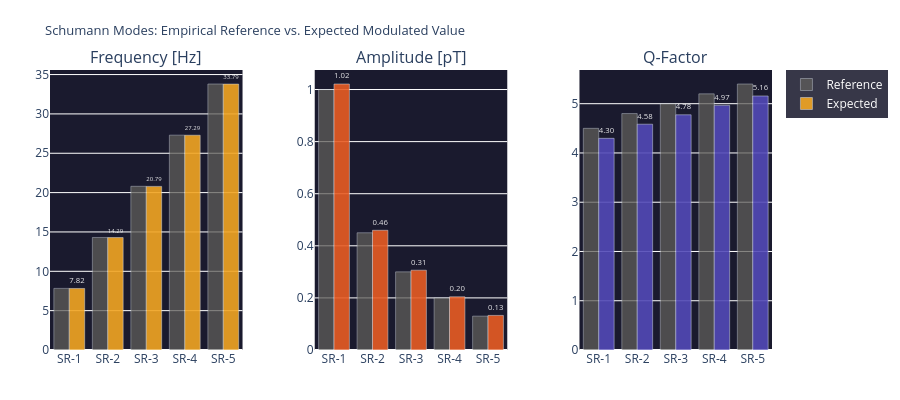

Notebook code cell kept with this figure:
### Code cell
# ============================================================
# THREE-COLUMN COMPARISON PER MODE:
# Frequency | Amplitude | Q-Factor (Ref vs. Expected each)
# ============================================================

fig = make_subplots(
    rows=1, cols=3,
    subplot_titles=['Frequency [Hz]', 'Amplitude [pT]', 'Q-Factor'],
    horizontal_spacing=0.10
)

modes = list(SR_REF.keys())
labels = [f'SR-{n}' for n in modes]

# Frequenz
fig.add_trace(go.Bar(
    name='Reference', x=labels, y=[SR_REF[n]['freq_Hz'] for n in modes],
    marker_color='#5F5E5A', opacity=0.75, showlegend=True
), row=1, col=1)
fig.add_trace(go.Bar(
    name='Expected', x=labels, y=[expected[n]['freq_Hz'] for n in modes],
    marker_color='#F2A623', opacity=0.90,
    text=[f'{expected[n]["freq_Hz"]:.2f}' for n in modes],
    textposition='outside', textfont=dict(color='white', size=9),
    showlegend=True
), row=1, col=1)

# Amplitude
fig.add_trace(go.Bar(
    x=labels, y=[SR_REF[n]['amplitude_pT'] for n in modes],
    marker_color='#5F5E5A', opacity=0.75, showlegend=False
), row=1, col=2)
fig.add_trace(go.Bar(
    x=labels, y=[expected[n]['amplitude_pT'] for n in modes],
    marker_color='#E85D24', opacity=0.90,
    text=[f'{expected[n]["amplitude_pT"]:.2f}' for n in modes],
    textposition='outside', textfont=dict(color='white', size=9),
    showlegend=False
), row=1, col=2)

# Q-Faktor
fig.add_trace(go.Bar(
    x=labels, y=[SR_REF[n]['Q_factor'] for n in modes],
    marker_color='#5F5E5A', opacity=0.75, showlegend=False
), row=1, col=3)
fig.add_trace(go.Bar(
    x=labels, y=[expected[n]['Q_factor'] for n in modes],
    marker_color='#534AB7', opacity=0.90,
    text=[f'{expected[n]["Q_factor"]:.2f}' for n in modes],
    textposition='outside', textfont=dict(color='white', size=9),
    showlegend=False
), row=1, col=3)

fig.update_layout(
    title=dict(text='Schumann Modes: Empirical Reference vs. Expected Modulated Value', font=dict(size=13)),
    barmode='group',
    height=400, plot_bgcolor='#1a1a2e', paper_bgcolor='rgba(0,0,0,0)',
    margin=dict(l=50, r=30, t=70, b=50),
    legend=dict(bgcolor='rgba(20,20,40,0.85)', font=dict(color='white'))
)
fig.show()

### Figure 1 — Plotly figure (JSON) as saved in the notebook; plotly's stock layout.template omitted (floating-point values rounded to 4 significant figures)
{"data": [{"marker": {"color": "#5F5E5A"}, "name": "Reference", "opacity": 0.75, "showlegend": true, "type": "bar", "x": ["SR-1", "SR-2", "SR-3", "SR-4", "SR-5"], "xaxis": "x", "y": [7.83, 14.3, 20.8, 27.3, 33.8], "yaxis": "y"}, {"marker": {"color": "#F2A623"}, "name": "Expected", "opacity": 0.9, "showlegend": true, "text": ["7.82", "14.29", "20.79", "27.29", "33.79"], "textfont": {"color": "white", "size": 9}, "textposition": "outside", "type": "bar", "x": ["SR-1", "SR-2", "SR-3", "SR-4", "SR-5"], "xaxis": "x", "y": [7.82, 14.29, 20.79, 27.29, 33.79], "yaxis": "y"}, {"marker": {"color": "#5F5E5A"}, "opacity": 0.75, "showlegend": false, "type": "bar", "x": ["SR-1", "SR-2", "SR-3", "SR-4", "SR-5"], "xaxis": "x2", "y": [1.0, 0.45, 0.3, 0.2, 0.13], "yaxis": "y2"}, {"marker": {"color": "#E85D24"}, "opacity": 0.9, "showlegend": false, "text": ["1.02", "0.46", "0.31", "0.20", "0.13"], "textfont": {"color": "white", "size": 9}, "textposition": "outside", "type": "bar", "x": ["SR-1", "SR-2", "SR-3", "SR-4", "SR-5"], "xaxis": "x2", "y": [1.021, 0.4596, 0.3064, 0.2043, 0.1328], "yaxis": "y2"}, {"marker": {"color": "#5F5E5A"}, "opacity": 0.75, "showlegend": false, "type": "bar", "x": ["SR-1", "SR-2", "SR-3", "SR-4", "SR-5"], "xaxis": "x3", "y": [4.5, 4.8, 5.0, 5.2, 5.4], "yaxis": "y3"}, {"marker": {"color": "#534AB7"}, "opacity": 0.9, "showlegend": false, "text": ["4.30", "4.58", "4.78", "4.97", "5.16"], "textfont": {"color": "white", "size": 9}, "textposition": "outside", "type": "bar", "x": ["SR-1", "SR-2", "SR-3", "SR-4", "SR-5"], "xaxis": "x3", "y": [4.297, 4.584, 4.775, 4.966, 5.157], "yaxis": "y3"}], "layout": {"annotations": [{"font": {"size": 16}, "showarrow": false, "text": "Frequency [Hz]", "x": 0.1333, "xanchor": "center", "xref": "paper", "y": 1.0, "yanchor": "bottom", "yref": "paper"}, {"font": {"size": 16}, "showarrow": false, "text": "Amplitude [pT]", "x": 0.5, "xanchor": "center", "xref": "paper", "y": 1.0, "yanchor": "bottom", "yref": "paper"}, {"font": {"size": 16}, "showarrow": false, "text": "Q-Factor", "x": 0.8667, "xanchor": "center", "xref": "paper", "y": 1.0, "yanchor": "bottom", "yref": "paper"}], "barmode": "group", "height": 400, "legend": {"bgcolor": "rgba(20,20,40,0.85)", "font": {"color": "white"}}, "margin": {"b": 50, "l": 50, "r": 30, "t": 70}, "paper_bgcolor": "rgba(0,0,0,0)", "plot_bgcolor": "#1a1a2e", "title": {"font": {"size": 13}, "text": "Schumann Modes: Empirical Reference vs. Expected Modulated Value"}, "xaxis": {"anchor": "y", "domain": [0.0, 0.2667]}, "xaxis2": {"anchor": "y2", "domain": [0.3667, 0.6333]}, "xaxis3": {"anchor": "y3", "domain": [0.7333, 1.0]}, "yaxis": {"anchor": "x", "domain": [0.0, 1.0]}, "yaxis2": {"anchor": "x2", "domain": [0.0, 1.0]}, "yaxis3": {"anchor": "x3", "domain": [0.0, 1.0]}}}
